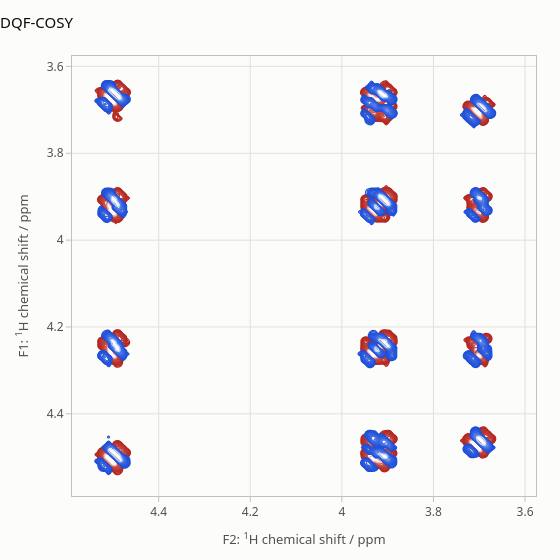

Notebook code cell kept with this figure:
### Markdown cell above
The cycle passes every pathway with `Δp ≡ ±2 (mod 4)` at the second pulse,
which for three spins means `p = ±2` in the short delay (the listed pathways
through `p = 0, ±2, ±3` in `t1` are enumerated but carry no amplitude: a 90°
pulse on `Lz` makes single-quantum coherence only, and the runner drops empty
branches). The two results agree to rounding, and the pathway run costs one
pass instead of four. The spectrum, with the antiphase cross peaks and the
absence of the singlet-like diagonal of COSY:

### Code cell
from spynach.plotting import plot_2d

spectrum_dqf = np.fft.fftshift(np.fft.fft2(spynach.apodisation(fid_dqf, [("sqcos",), ("sqcos",)]), pars["zerofill"]))
plot_2d(
    spin_system, spectrum_dqf.real, pars, max_points=128, ncont=20, delta=(0.1, 0.5, 0.1, 0.5), k=2, title="DQF-COSY"
)
